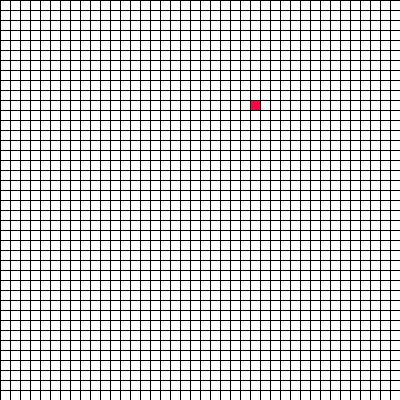
Frame 1 (no input)
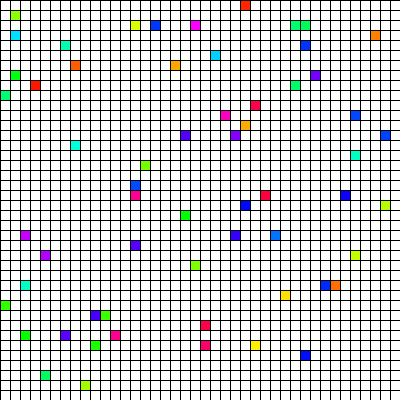
Frame 60 (the mouse pressed at the canvas centre just before this capture)
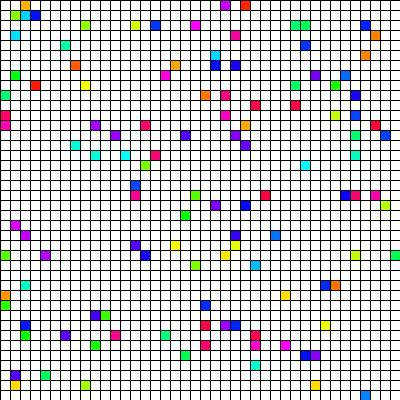
Frame 120 (the mouse held since frame 60 and released just before this capture)

The Processing sketch that drew these frames (run headless with seeded random() and noise(); from frame 60 on, the mouse is pressed at the canvas centre):

// Processing sketch: processing_64322
// ── processing_64322.pde

    private int dim = 10;

    public void setup() {
        size(400,400);
        smooth();
        colorMode(HSB,360,100,100);
        
        for(int i=0; i<height; i+=dim){
            for(int j=0; j<width; j+=dim){
                rect(i, j, dim, dim);
            }
        }
    }
    
    public void draw() {
        int rndX = (int)random(width/dim);
        int rndY = (int)random(height/dim);
        fill(random(12)*30,100,100);
        rect(dim*rndX, dim*rndY, dim, dim);
    }
